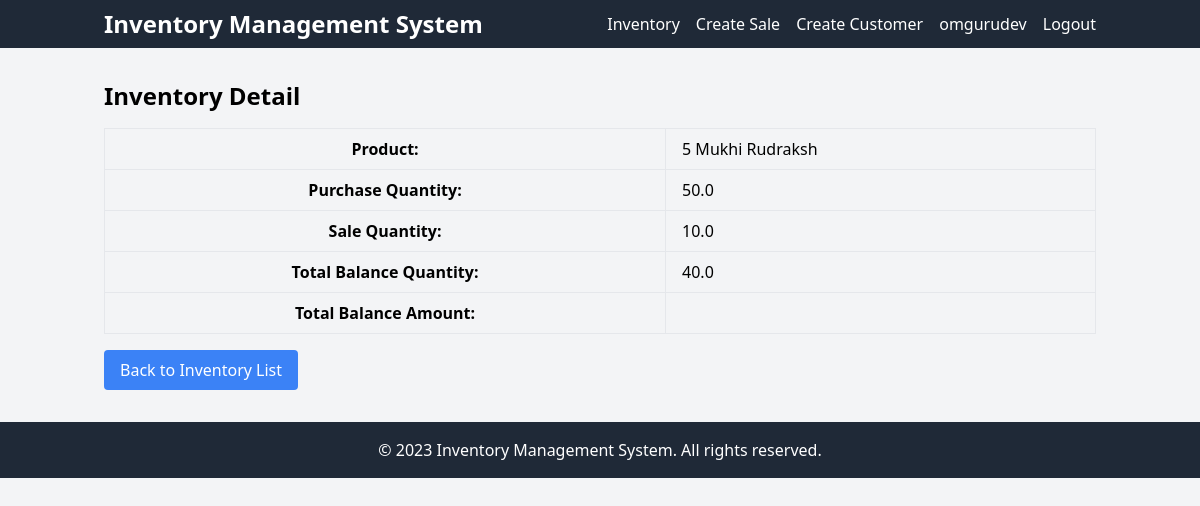
/inventory/1/ (signed in), run on the app's committed database.
### main/models.py (models this page shows, shortened)
class Inventory(models.Model):
    product = models.ForeignKey(Product, on_delete=models.CASCADE)
    vendor = models.ForeignKey(Vendor, on_delete=models.CASCADE, default=None, null=True)
    pur_qty = models.FloatField(default=0)
    sale_qty = models.FloatField(default=0)
    total_bal_qty = models.FloatField(default=0)
    class Meta:
        verbose_name_plural = '6. Inventory'

class Product(models.Model):
    title = models.CharField(max_length=50)
    detail = models.TextField()
    unit = models.ForeignKey(Unit, on_delete=models.CASCADE)
    photo = models.ImageField(upload_to="product/")
    class Meta:
        verbose_name_plural = '3. Products'

### main/views.py (the view)
# urls.py: path('inventory/<int:inventory_id>/', views.inventory_detail, name='inventory_detail'),
def inventory_detail(request, inventory_id):
    inventory = get_object_or_404(Inventory, id=inventory_id)
    return render(request, 'inventory_detail.html', {'inventory': inventory})

### templates/inventory_detail.html
{% extends 'base.html' %}
{% block content %}
  <div class="container mx-auto mt-4">
    <h2 class="text-2xl font-bold mb-4">Inventory Detail</h2>
    <table class="table-auto border-collapse w-full">
      <tbody>
        <tr>
          <th class="py-2 px-4 border">Product:</th>
          <td class="py-2 px-4 border">{{ inventory.product.title }}</td>
        </tr>
        <tr>
          <th class="py-2 px-4 border">Purchase Quantity:</th>
          <td class="py-2 px-4 border">{{ inventory.pur_qty }}</td>
        </tr>
        <tr>
          <th class="py-2 px-4 border">Sale Quantity:</th>
          <td class="py-2 px-4 border">{{ inventory.sale_qty }}</td>
        </tr>
        <tr>
          <th class="py-2 px-4 border">Total Balance Quantity:</th>
          <td class="py-2 px-4 border">{{ inventory.total_bal_qty }}</td>
        </tr>
        <tr>
          <th class="py-2 px-4 border">Total Balance Amount:</th>
          <td class="py-2 px-4 border">{{ inventory.total_bal_amt }}</td>
      </tbody>
    </table>
    <a href="{% url 'main:inventory_list' %}" class="inline-block mt-4 py-2 px-4 bg-blue-500 text-white hover:bg-blue-600 rounded">Back to Inventory List</a>
  </div>
{% endblock %}

### templates/base.html (shortened to what this page needs)
<!DOCTYPE html>
<html lang="en">
<head>
    <link href="https://cdn.jsdelivr.net/npm/tailwindcss@2.2.15/dist/tailwind.min.css" rel="stylesheet">
</head>
<body class="bg-gray-100">
    <nav class="bg-gray-800 text-white">
        <div class="container mx-auto px-4 py-2 flex items-center justify-between">
            <a class="text-2xl font-bold" href="{% url 'main:home' %}">Inventory Management System</a>
            <ul class="flex space-x-4">
                {% if request.user.is_authenticated %}
                    {% if request.user.is_superuser %}
                        <li><a class="navbar-link" href="{% url 'main:vendor_list' %}">Vendors</a></li>
                        <li><a class="navbar-link" href="{% url 'main:product_list' %}">Products</a></li>
                        <li><a class="navbar-link" href="{% url 'main:purchase_list' %}">Purchases</a></li>
                        <li><a class="navbar-link" href="{% url 'main:customer_list' %}">Customers</a></li>
                        <li><a class="navbar-link" href="{% url 'main:sale_list' %}">Sales</a></li>
                        <li><a class="navbar-link" href="{% url 'main:inventory_list' %}">Inventory</a></li>
                    {% else %}
                            <li><a class="navbar-link" href="{% url 'main:inventory_list' %}">Inventory</a></li>
                            <li><a class="navbar-link" href="{% url 'main:sale_create' %}">Create Sale</a></li>
                            <li><a class="navbar-link" href="{% url 'main:customer_create' %}">Create Customer</a></li>
                    {% endif %}
                    <li><a class="navbar-link" href="">{{ request.user }}</a></li>
                    <li><a class="navbar-link" href="{% url 'main:logout' %}">Logout</a></li>
                {% else %}
                    <li><a class="navbar-link" href="{% url 'main:login' %}">Login</a></li>
                {% endif %}
            </ul>
        </div>
    </nav>
    <main class="container mx-auto my-8 px-4">
        {% block content %}
        {% endblock %}
    </main>
    <footer class="bg-gray-800 text-white py-4">
        <div class="container mx-auto px-4 text-center">
            &copy; 2023 Inventory Management System. All rights reserved.
        </div>
    </footer>
</body>
</html>

### data on the page
Inventory: product "5 Mukhi Rudraksh", pur_qty "50.0", sale_qty "10.0", total_bal_qty "40.0"

### other printed values
{{ request.user }} "omgurudev"
